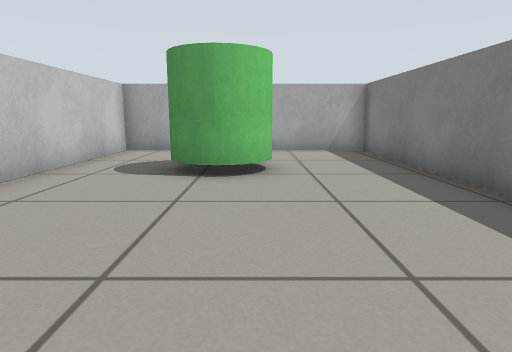
View 1 (above)

15 first-person views from a walk through a robot-simulator world made for Gazebo. The camera is 0.51 m above the floor, tilts 10° down and sees 75° across. The floor is counted in squares, 0.5 m on a side. Each view is taken from the middle of a square. On the plan, view 1 faces up. The plan holds only what a view shows up to about 13 squares ahead; the rest is blank.

View 2
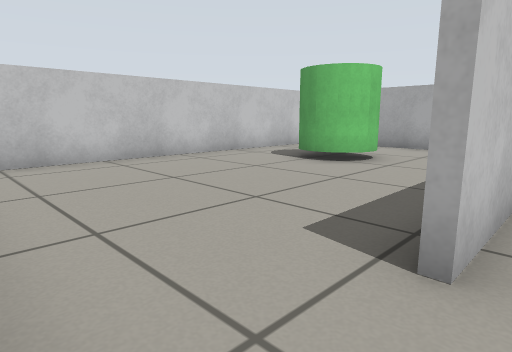

View 3
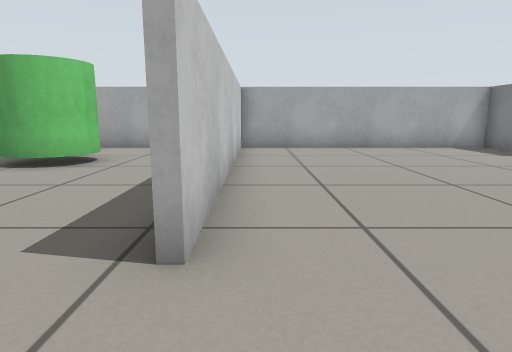

View 4
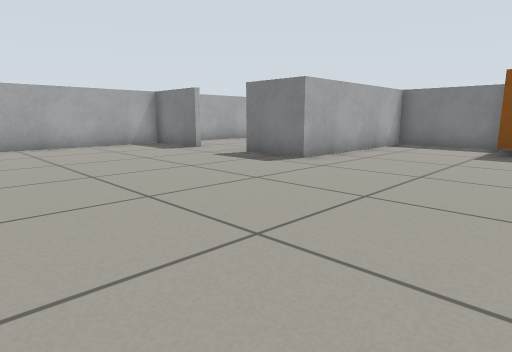

View 5
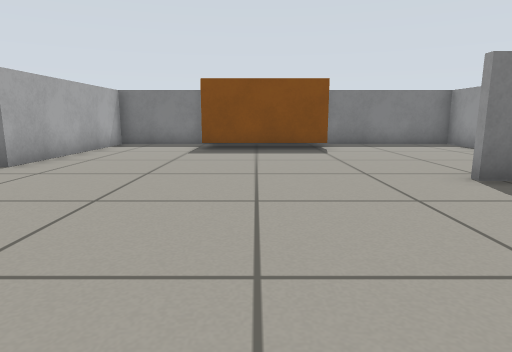

View 6
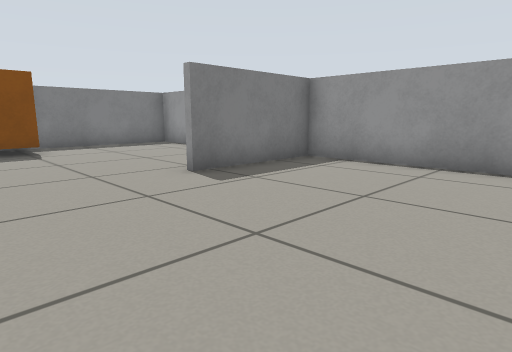

View 7
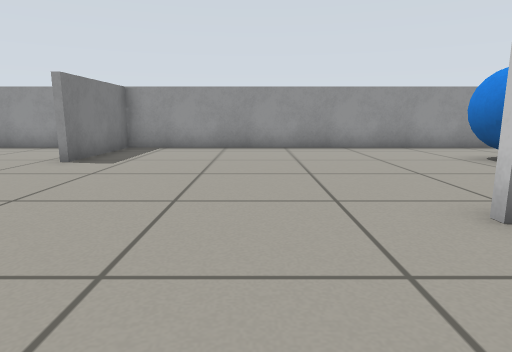

View 8
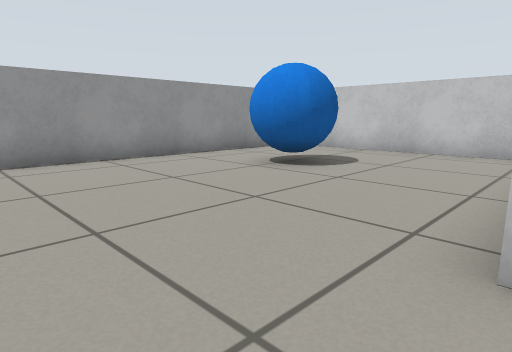

View 9
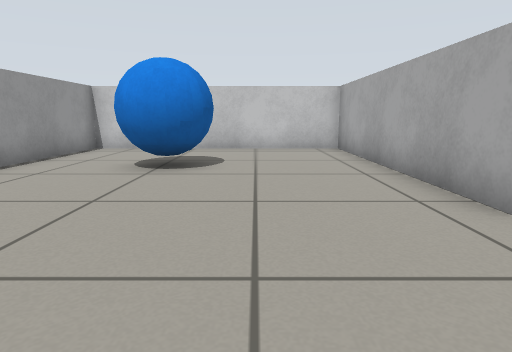

View 10
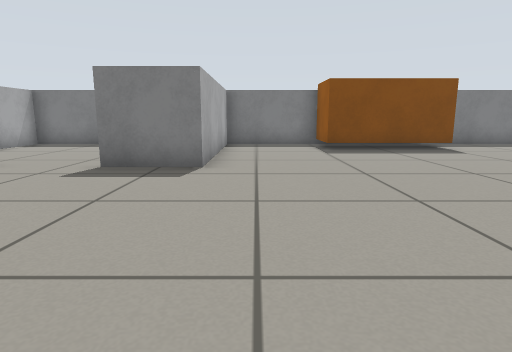

View 11
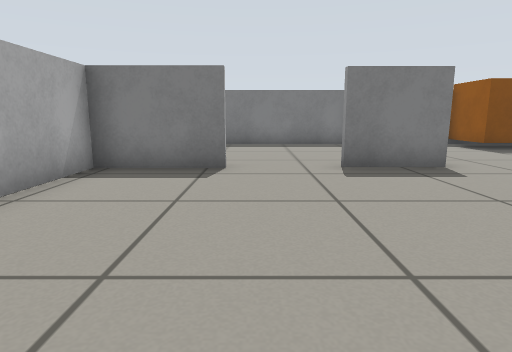

View 12
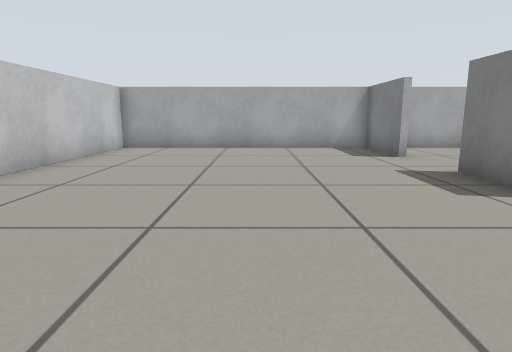

View 13
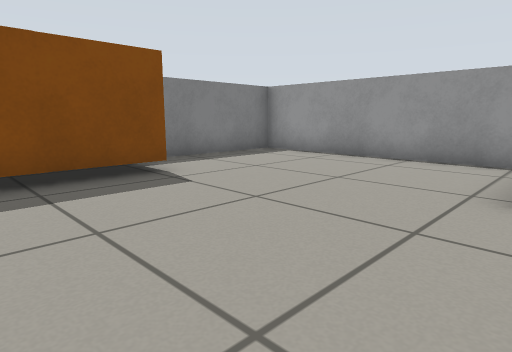

View 14
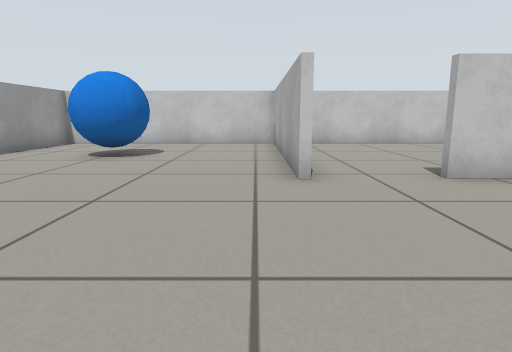

View 15
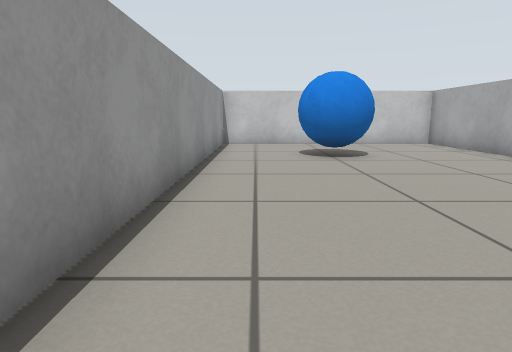

### Floor plan
Ten units are one square. View 1 is at (0, 0); x grows to the right and y downward. Boxes are objects, and circles mark ways between rooms. Rooms are numbered by the first view taken in them; rooms with no view inside come last. Other rooms are left out.
<svg viewBox="-45 -108 227 206">
<path fill="none" stroke="#000" d="M33 -41 33 -103 -40 -103 -40 0M36 13 -40 13 -40 93 103 93 103 55M110 93 177 93 177 46M177 10 177 -31 118 -31 118 -53M118 -75 118 -103 35 -103 35 -11M177 -36 177 -103 131 -103"/>
<rect x="-15" y="-75" width="20" height="20" fill="#bbb"><title>green cylinder</title></rect>
<rect x="-5" y="45" width="20" height="30" fill="#bbb"><title>blue ball</title></rect>
<rect x="155" y="25" width="20" height="20" fill="#bbb"><title>orange box</title></rect>
<rect x="155" y="5" width="20" height="20" fill="#bbb"><title>orange box</title></rect>
<circle cx="30" cy="-5" r="3" fill="#2a7"/>
<circle cx="120" cy="-65" r="3" fill="#2a7"/>
<text x="0" y="-50">1</text>
<text x="80" y="20">2</text>
<text x="150" y="-70">3</text>
</svg>
Room 1 opens to room 2. Room 2 opens to room 3.

Where each view was taken, in squares from view 1:
view 1: 0 up, 0 right, facing up
view 2: 1 down, 4 right, facing up-left
view 3: 1 down, 4 right, facing up
view 4: 2 down, 5 right, facing up-right
view 5: 2 down, 5 right, facing right
view 6: 2 down, 5 right, facing down-right
view 7: 2 up, 6 right, facing down
view 8: 1 down, 6 right, facing down-left
view 9: 4 down, 7 right, facing left
view 10: 2 up, 5 right, facing right
view 11: 7 up, 5 right, facing right
view 12: 1 down, 8 right, facing up
view 13: 1 down, 10 right, facing down-right
view 14: 2 down, 9 right, facing left
view 15: 8 down, 9 right, facing left
